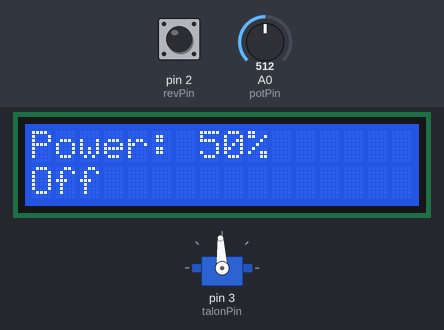
The sketch below on a simulated Arduino Uno, built with avr-gcc and run on an emulated ATmega328P. On the bench: 16×2 character LCD, servo. The inputs (shaded band) are chosen by the test bench; at power-on: pin 2 (revPin) HIGH, A0 (potPin) = 512.

Above: at 4.1 s.
4.2 s: pin 2 (revPin) pulled LOW for 0.15 s
At 4.28 s:
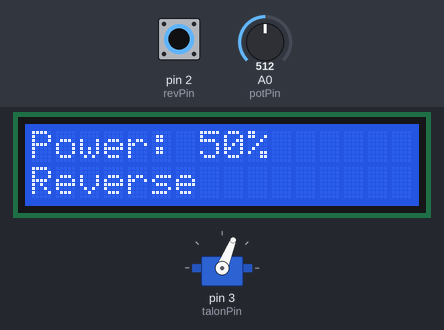
5.8 s: A0 (potPin) set to 716
At 6.1 s:
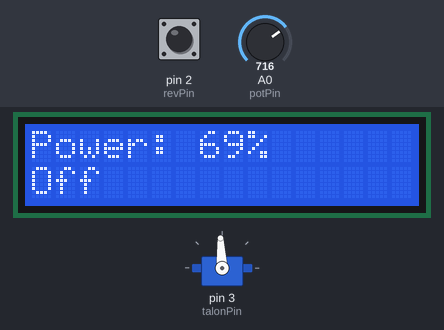
7.3 s: pin 2 (revPin) pulled LOW for 1 s
At 8.1 s:
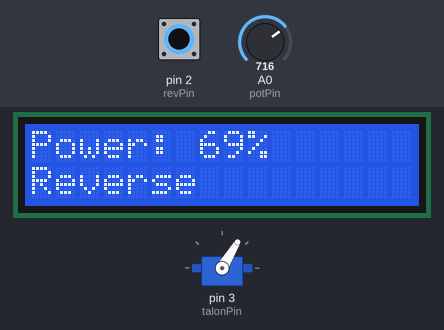
9.8 s: A0 (potPin) set to 900
At 10.3 s:
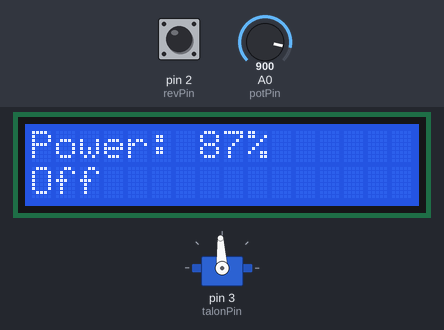
11.3 s: A0 (potPin) set to 1023
At 12.7 s:
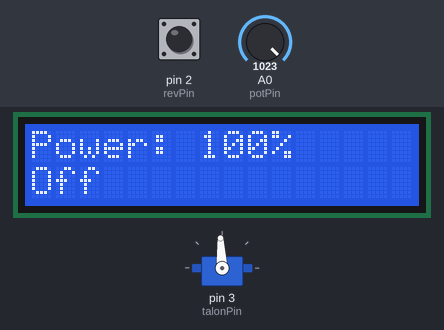
Timing chart, 0 to 13.8 s (numbered marks = the images above; inputs shaded):
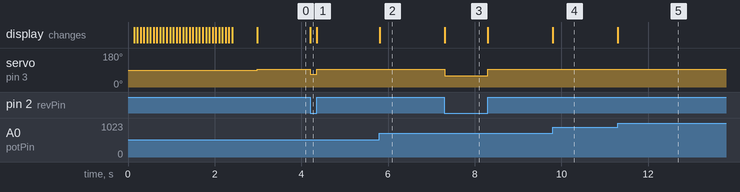

Measured:
- after the input at 4.2 s, servo on pin 3 (talonPin): 93° → 68° at once, → 93° 0.15 s later; the display: changes at once (image 1)
- after the input at 5.8 s, the display: changes at once (image 2)
- after the input at 7.3 s, servo on pin 3 (talonPin): 93° → 59° at once, → 93° 1.0 s later; the display: changes at once (image 3)
- after the input at 9.8 s, the display: changes at once (image 4)
- after the input at 11.3 s, the display: changes at once (image 5)

The sketch:

Integrated_Motor_Controller_3_10_18.ino
```cpp
// include the library code:
#include <LiquidCrystal.h>
#include <Servo.h>
Servo talonSR;

// initialize the library with the numbers of the interface pins
LiquidCrystal lcd(12, 11, 4, 5, 6, 7);

char setupStr[] = "  Motor Tester  ";
char setupStr2[] = "   mrElectric   ";
int strL = sizeof(setupStr);
int strL2 = sizeof(setupStr2);

int lcdWidth = 16;
int lcdHeight = 2;

int fwdPin = 1;
int revPin = 2;
int potPin = A0;
int talonPin = 3;

int offValue = 1500;

int rawVal = 0;
int mappedVal = 0;
int sendVal = 0;
int percent = 0;

int dir = 0;
char offStr[] = "Off    ";
char fwdStr[] = "Forward";
char revStr[] = "Reverse";

void setup() {
  lcd.begin(lcdWidth, lcdHeight);
  Serial.begin(9600);
  lcd.setCursor(0, 0);

  talonSR.attach(talonPin);

  pinMode(fwdPin, INPUT_PULLUP);
  pinMode(revPin, INPUT_PULLUP);

  for(int i = 0; i < lcdWidth; i++){
    lcd.setCursor(i, 0);
    lcd.print((char)255);
    lcd.setCursor(i, 1);
    lcd.print((char)255);
    delay(75);
  }

  for(int i = 0; i < lcdWidth; i++){
    lcd.setCursor(i, 0);
    lcd.print(setupStr[i]);
    lcd.setCursor(i, 1);
    lcd.print(setupStr2[i]);
    delay(75);
  }
  delay(500);
  lcd.clear();

}

void loop() {

/*if(Serial.available() > 0){
  rawVal = Serial.read();
}*/

  rawVal = analogRead(potPin);
  mappedVal = map(rawVal, 0, 1023, 0, 500);
  percent = map(rawVal, 0, 1023, 0, 100);

  if(digitalRead(fwdPin) == false){
    sendVal = 1500+mappedVal;
    dir = 1;
  } else if(digitalRead(revPin) == false){
    sendVal = 1500-mappedVal;
    dir = 2;
  } else {
    sendVal = offValue;
    dir = 0;
  }

talonSR.writeMicroseconds(sendVal);

//lcd.clear();
lcd.setCursor(0, 0);
lcd.print("Power: ");
lcd.print(percent);
lcd.print("%  ");
for(int i = 0; i < 7; i++){
  lcd.setCursor(i, 1);
  if(dir == 0){
    lcd.print(offStr[i]);
  } else if(dir == 1){
    lcd.print(fwdStr[i]);
  } else {
    lcd.print(revStr[i]);
  }
}

}
```
